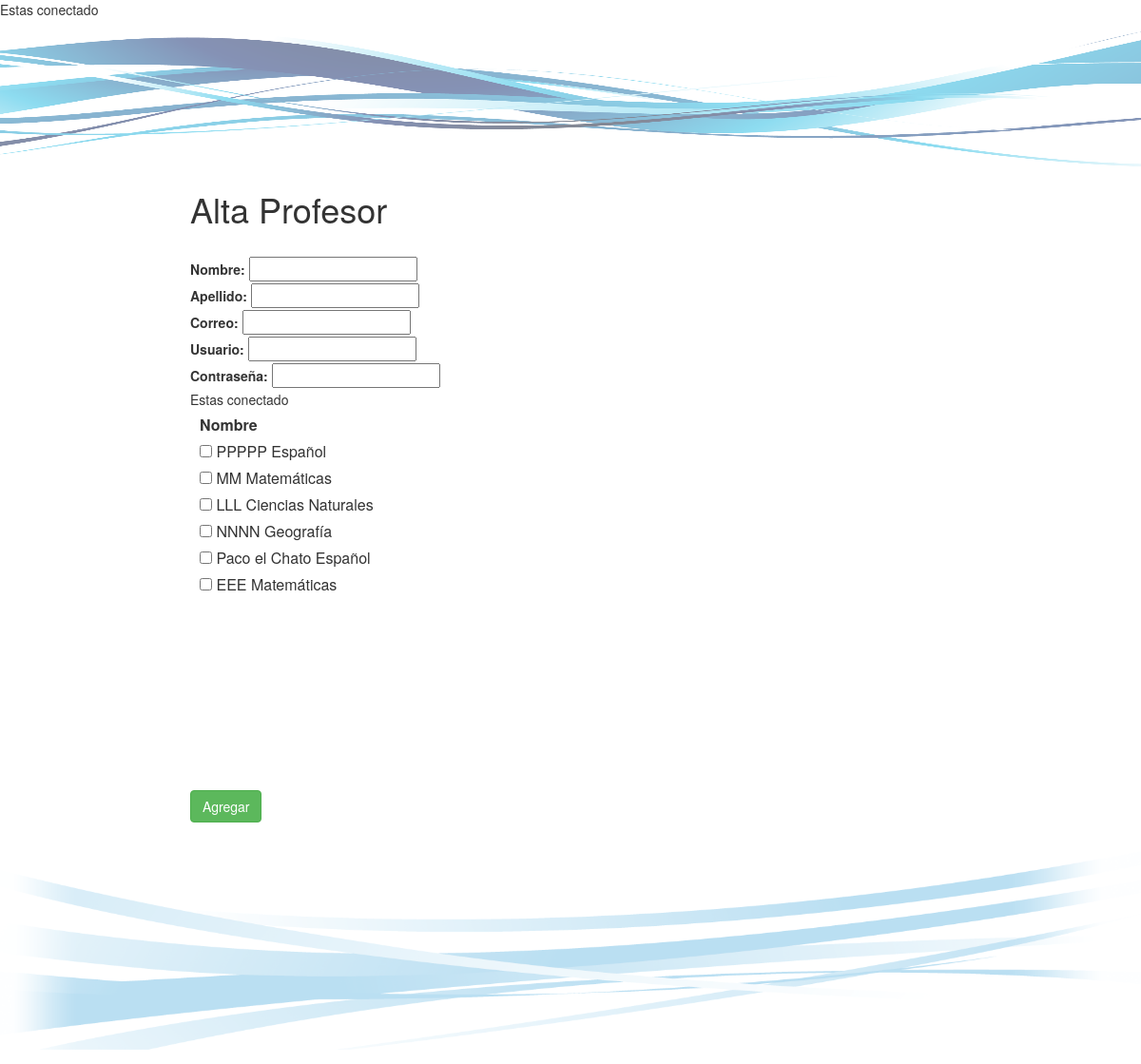
Screenshot of /nuevo_prof.php with the database file from the repository.
### tables this page shows
CREATE TABLE `libro` (
  `id_libro` int(30) NOT NULL,
  `nombre` varchar(50) NOT NULL,
  `materia` varchar(50) NOT NULL
);

### nuevo_prof.php (the view, shortened to what this page needs)
<!DOCTYPE html>
<html>
<head>
<link href="css/bootstrap.css" rel="stylesheet" type="text/css">
</head>
<body>
<div class="todo">
  <div id="cabecera">
  	<img src="images/swirl.png" width="1188" id="img1">
  </div>
  <div id="contenido">
  	<div style="margin: auto; width: 800px; border-collapse: separate; border-spacing: 10px 5px;">
  		<span> <h1>Alta Profesor</h1> </span>
  		<br>
	  <form action="nuevo_prof1.php" method="POST" style="border-collapse: separate; border-spacing: 10px 5px;">
  		<label>Nombre: </label>
  		<input type="text" id="anombre" name="anombre" required="required"><br>
  		<label>Apellido:</label>
  		<input type="text" id="aapellido" name="aapellido"  required="required"><br>
  		<label>Correo: </label>
      <input type="text" id="acorreo" name="acorreo"  required="required"><br>
      <label>Usuario: </label>
      <input type="text" id="ausuario" name="ausuario"  required="required"><br>
      <label>Contraseña: </label>
      <input type="text" id="acontra" name="acontra"  required="required"><br>
<div id="contenido">
    <table style="margin: auto; width: 800px; border-collapse: separate; border-spacing: 10px 5px;">
      <thead>
        <th>Nombre</th>
      </thead>
      <?php
      include "conexion.php";
      $sentencia='SELECT * FROM libro';
  $result = $mysqli->query($sentencia);
    while($filas=mysqli_fetch_assoc($result))
      {
        echo "<tr>";
       echo "<td>" . '<input type="checkbox" id="m_libro" name="id_libro" value="'.$filas['id_libro'].'">'. " " . $filas['nombre'] . " " .  $filas['materia'] . "</td>";
        echo "</tr>";
      }
      ?>
    </table>
  </div>
  		<br>
  		<button type="submit" class="btn btn-success">Agregar</button>
     </form>
  	</div>
  </div>
	<div id="footer">
  		<img src="images/swirl2.png" id="img2">
  	</div>
</div>
</body>
</html>

### css/mycss.css (style rules this page uses)
#cabecera { opacity: 1; text-align: center; }
#contenido { min-height: 401px; }
#img1 { height: 20%; width: 100%; }
#img2 { height: 30%; width: 100%; }

### rows the page displays
libro: nombre "PPPPP", materia "Español"
libro: nombre "MM", materia "Matemáticas"
libro: nombre "LLL", materia "Ciencias Naturales"
libro: nombre "NNNN", materia "Geografía"
libro: nombre "Paco el Chato", materia "Español"
libro: nombre "EEE", materia "Matemáticas"
